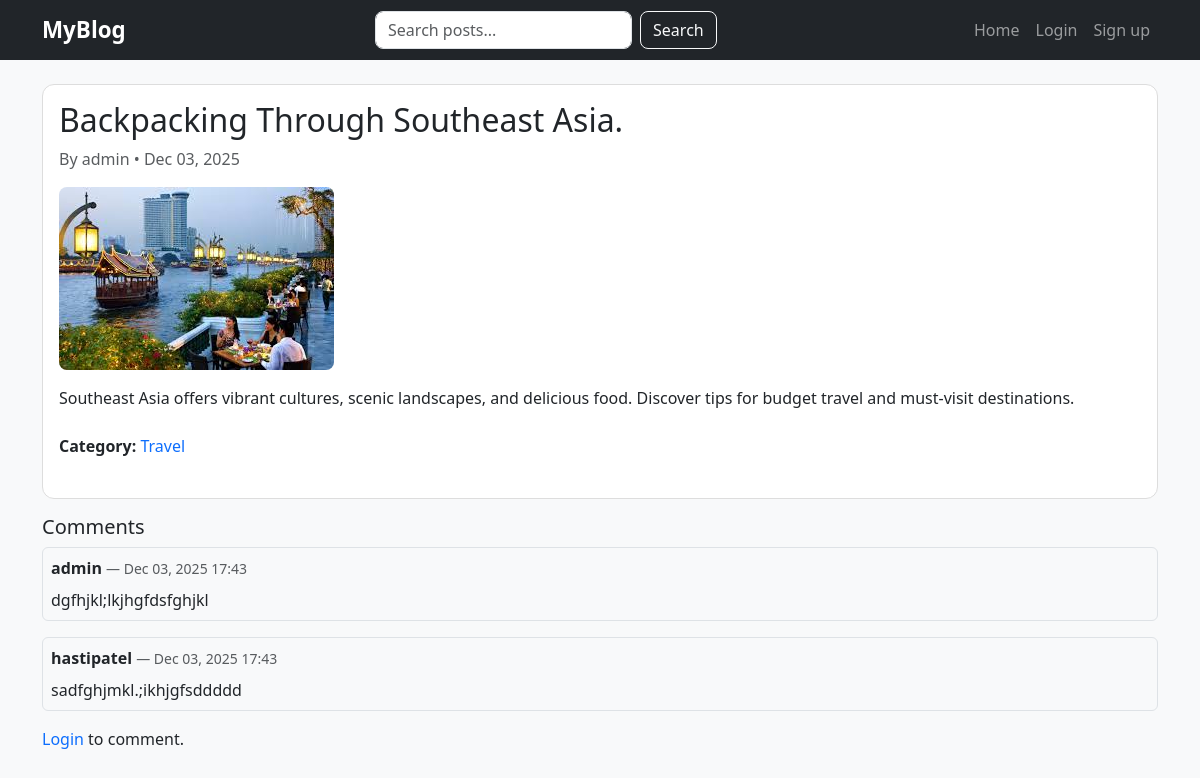
The app's page /post/backpacking-through-southeast-asia/ with its own data.
### myblog/models.py (models this page shows, shortened)
class Post(models.Model):
    STATUS_CHOICES = (('draft', 'Draft'), ('published', 'Published'))
    title = models.CharField(max_length=200)
    slug = models.SlugField(max_length=220, unique=True, blank=True)
    author = models.ForeignKey(User, on_delete=models.CASCADE)
    content = models.TextField()
    feature_image = models.ImageField(upload_to='posts/', blank=True, null=True)
    category = models.ForeignKey(Category, on_delete=models.SET_NULL, null=True, blank=True)
    status = models.CharField(max_length=10, choices=STATUS_CHOICES, default='draft')
    created_at = models.DateTimeField(auto_now_add=True)
    updated_at = models.DateTimeField(auto_now=True)
    category = models.ForeignKey(Category, on_delete=models.CASCADE, related_name='posts')
    class Meta:
        ordering = ['-created_at']

class Category(models.Model):
    name = models.CharField(max_length=100, unique=True)
    slug = models.SlugField(unique=True)

class Comment(models.Model):
    post = models.ForeignKey(Post, on_delete=models.CASCADE, related_name='comments')
    user = models.ForeignKey(User, on_delete=models.CASCADE)
    body = models.TextField()
    created_at = models.DateTimeField(auto_now_add=True)

### myblog/views.py (the view)
# urls.py: path('post/<slug:slug>/', views.post_detail, name='post_detail'),
def post_detail(request, slug):
    post = get_object_or_404(Post, slug=slug, status='published')
    comments = post.comments.all()
    if request.method == 'POST':
        if not request.user.is_authenticated:
            messages.error(request, 'You must be logged in to comment')
            return redirect('login')
        comment_form = CommentForm(request.POST)
        if comment_form.is_valid():
            comment = comment_form.save(commit=False)
            comment.post = post
            comment.user = request.user
            comment.save()
            messages.success(request, 'Comment added successfully!')
            return redirect(post.get_absolute_url())
        else:
            messages.warning(request,"Comment cannot be empty.")
    else:
        comment_form = CommentForm()
    return render(request, 'blog/post_detail.html', {'post': post, 'comments': post.comments.all(),'comment_form': comment_form})

### myblog/forms.py
class CommentForm(forms.ModelForm):
    class Meta:
        model = Comment
        fields = ['body']
        widgets = {
            'body': forms.Textarea(attrs={'rows': 4, 'class': 'form-control', 'placeholder': 'Write your comment here...'}),
        }

### myblog/templates/blog/post_detail.html (shortened to what this page needs)
{% extends 'blog/base.html' %}
{% block content %}
<div class="card mb-3">
  <div class="card-body">
    <h2>{{ post.title }}</h2>
    <p class="text-muted">
      By {{ post.author.username }} • {{ post.created_at|date:'M d, Y' }}
    </p>
    {% if post.feature_image %}
      <img src="{{ post.feature_image.url }}" class="img-fluid mb-3" alt="{{ post.title }}">
    {% endif %}
    <div class="mb-4">
      {{ post.content|safe }}
    </div>
    <div class="mb-4">
      <strong>Category:</strong>
      {% if post.category %}
        <a href="{% url 'category_posts' post.category.slug %}">
            {{ post.category.name }}
        </a>
      {% else %}
        <span class="text-muted">Uncategorized</span>
      {% endif %}
    </div>
  </div>
</div>
<h5>Comments</h5>
{% for comment in comments %}
  <div class="mb-3 border rounded p-2">
    <div class="d-flex justify-content-between">
      <div>
        <strong>{{ comment.user.username }}</strong>
        <small class="text-muted"> — {{ comment.created_at|date:'M d, Y H:i' }}</small>
      </div>
    </div>
    <p class="mb-0 mt-2">{{ comment.body }}</p>
  </div>
{% empty %}
  <p>No comments yet.</p>
{% endfor %}
{% if user.is_authenticated %}
  <div class="card mt-3 p-3">
    <form method="post" action="{% url 'add_comment' post.id %}">
      {% csrf_token %}
      {{ comment_form.as_p }}
      <button class="btn btn-primary">Add Comment</button>
    </form>
  </div>
{% else %}
  <p class="mt-3">
    <a href="{% url 'login' %}">Login</a> to comment.
  </p>
{% endif %}
{% endblock %}

### static/css/styles.css (style rules this page uses)
body { background-color: #f8f9fa; font-family: 'Segoe UI', Tahoma, Geneva, Verdana, sans-serif; }
a { text-decoration: none; }
* { transition: 0.2s ease-in-out; }
.card { border-radius: 12px; overflow: hidden; border: 1px solid #ddd; background: #fff; }
.card img { border-radius: 8px; object-fit: cover; }

### records on screen
Post: title "Backpacking Through Southeast Asia.", author.username "admin", created_at "Dec 03, 2025", feature_image (picture), content "Southeast Asia offers vibrant cultures, scenic landscapes, and delicious food. Discover tips for budget travel and must-visit destinations.", category.name "Travel"
Comment: user.username "admin", created_at "Dec 03, 2025 17:43", body "dgfhjkl;lkjhgfdsfghjkl"
Comment: user.username "hastipatel", created_at "Dec 03, 2025 17:43", body "sadfghjmkl.;ikhjgfsddddd"
